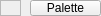
<?xml version="1.0" encoding="UTF-8"?>
<ui version="4.0">
 <class>RgbPaletteWidget</class>
 <widget class="QWidget" name="RgbPaletteWidget">
  <property name="geometry">
   <rect>
    <x>0</x>
    <y>0</y>
    <width>101</width>
    <height>16</height>
   </rect>
  </property>
  <property name="windowTitle">
   <string>Form</string>
  </property>
  <widget class="QLabel" name="color_label">
   <property name="geometry">
    <rect>
     <x>0</x>
     <y>0</y>
     <width>21</width>
     <height>16</height>
    </rect>
   </property>
   <property name="autoFillBackground">
    <bool>false</bool>
   </property>
   <property name="frameShape">
    <enum>QFrame::StyledPanel</enum>
   </property>
   <property name="text">
    <string/>
   </property>
  </widget>
  <widget class="QPushButton" name="palette_button">
   <property name="geometry">
    <rect>
     <x>30</x>
     <y>0</y>
     <width>71</width>
     <height>16</height>
    </rect>
   </property>
   <property name="text">
    <string>Palette</string>
   </property>
  </widget>
 </widget>
 <resources/>
 <connections/>
</ui>
